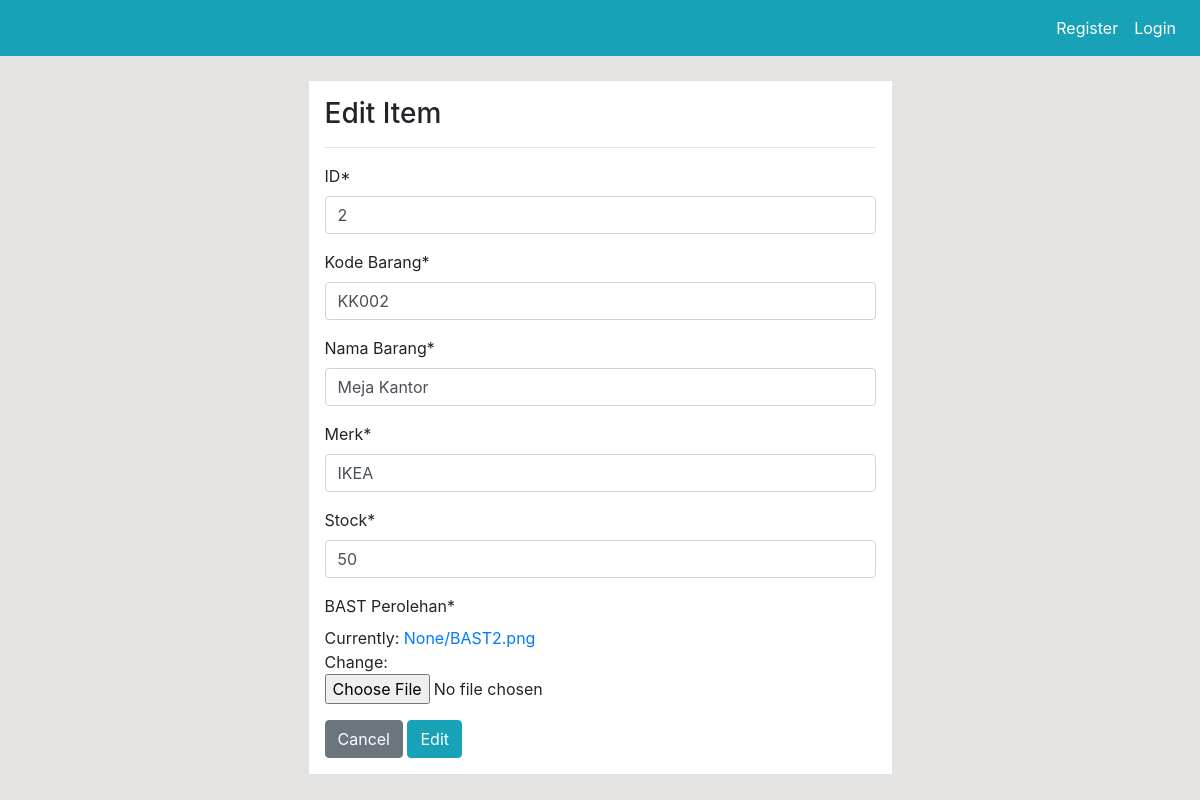
The page /barang/update/KK002/ on the database as committed earlier.
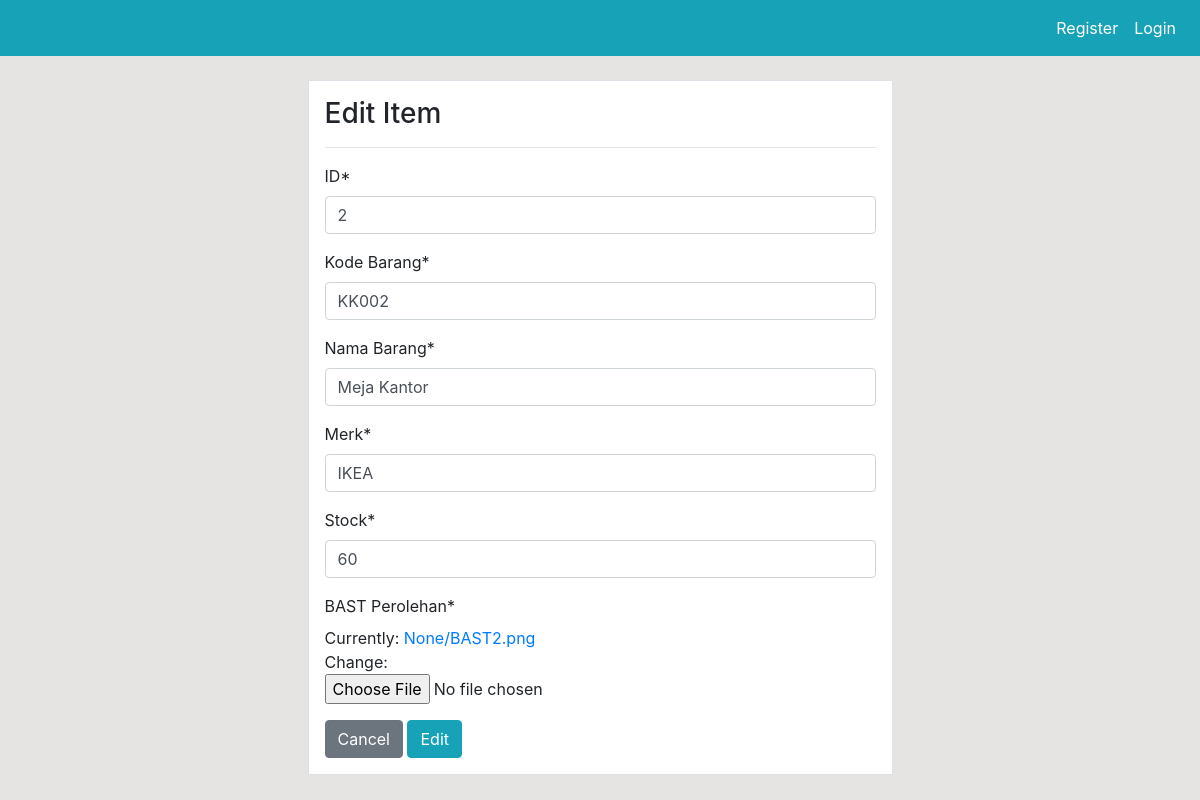
The same page on the database as committed later.
### dashboard/models.py (models this page shows, shortened)
class Barang(models.Model):
    ID = models.PositiveIntegerField()
    Kode_Barang = models.CharField(max_length=6, primary_key=True)
    Nama_Barang = models.CharField(max_length=30, null=True)
    Merk = models.CharField(max_length=30, null=True)
    Stock = models.PositiveIntegerField(null=True)
    BAST = models.FileField(("BAST Perolehan"), upload_to=None, max_length=100)

### dashboard/views.py (the view)
# urls.py: path('barang/update/<str:pk>/', views.update_barang, name='dashboard-update-barang'),
def update_barang(request, pk):
    item = Barang.objects.get(Kode_Barang=pk)
    if request.method=='POST' :
        form = BarangForm(request.POST, instance=item)
        if form.is_valid():
            form.save()
            return redirect('dashboard-barang')
    else:
        form = BarangForm(instance=item)
    context ={
        'form':form
    }
    return render(request, 'dashboard/update_barang.html', context)

### dashboard/forms.py
class BarangForm(forms.ModelForm):
    class Meta:
        model = Barang
        fields = ['ID', 'Kode_Barang', 'Nama_Barang', 'Merk', 'Stock', 'BAST']

### templates/dashboard/update_barang.html (shortened to what this page needs)
{% extends 'partials/base.html' %}
{% load crispy_forms_tags %}
{% block content %}
<div class="row my-4">
    <div class="col-md-6 offset-md-3">
        <div class="border p-3 bg-white">
            <h3>Edit Item</h3>
            <hr>
            <form method="POST">
                {{ form|crispy }}
                <a class="btn btn-secondary" href="{% url 'dashboard-barang' %}">Cancel</a>
                <input class="btn btn-info" type="submit" value="Edit">
        </div>
    </div>
</div>
{% endblock %}

Rows that differ between the two databases and show on the page:
changed Barang "KK002": Stock "50" → "60"
